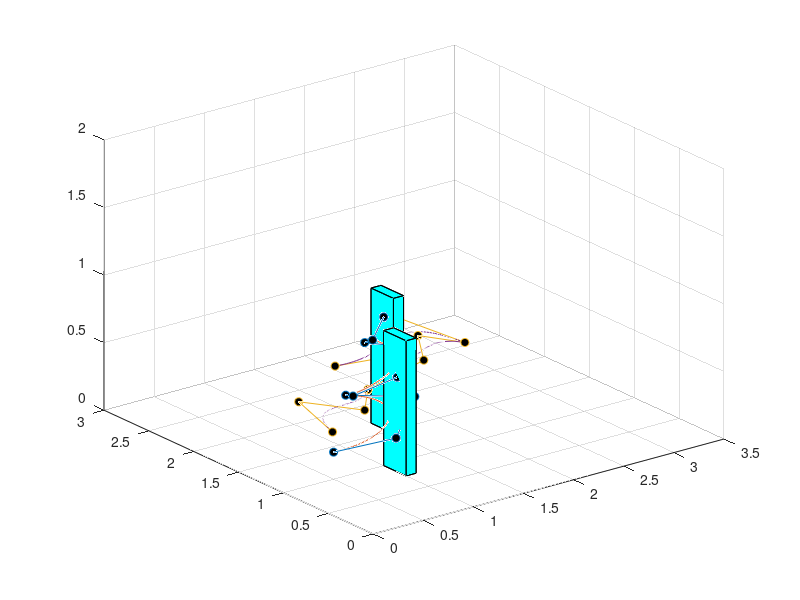

MATLAB code for this plot:
%% environment fără obstacole -> Algoritmul Bézier clasic
tic;

xlim([0 3.5])
ylim([0 3])
zlim([0 2])
t = linspace(0,1,101);

% 7  puncte
% matrix_points = [0.4,1.2,1.5,2,1.7,1.3,0.4; 0.8,0.3,1,0.8,1.5,1.1,0.8; 0.4,0.4,0.4,0.8,0.8,0.8,0.8;];

% 10 puncte
matrix_points = [0.5,0.9,1.4,0.8,0.65,1,1.3,0.9,0.8,1; 1,0.75,1.1,1.2,0.95,0.85,1.05,1.1,0.9,1; 0.2,0.3,0.4,0.5,0.6,0.7,0.8,0.9,1,1.1;];


plot3(matrix_points(1,:),matrix_points(2,:),matrix_points(3,:),'-o','MarkerFaceColor','k');
hold on
grid on;

nr_puncte = 0;
i = 1;
j = 1;
last_value = zeros(3,1);
matrix_aux = zeros(3,4);
var = 1;
lung_traiectorie= 0;
pts_final = 0;

while i<=length(matrix_points)
    matrix_aux = zeros(3,4);
    if var ~= 1
        matrix_aux(:,1) = last_value; 
    end
    while var<=4
        if(i<=length(matrix_points))
            matrix_aux(:,var) = matrix_points(:,i);
            var = var+1;
            i = i+1;
        else
            break;
        end
    end
    last_value = matrix_aux(:,4);
    pts = kron((1-t).^3,matrix_aux(:,1)) + kron(3*(1-t).^2.*t,matrix_aux(:,2)) + kron(3*(1-t).*t.^2,matrix_aux(:,3)) + kron(t.^3,matrix_aux(:,4));
    if(pts_final == 0)
        pts_final = pts;
    else
        pts_final = horzcat(pts_final,pts);
    end
    var = 2;
end
plot3(pts_final(1,:),pts_final(2,:),pts_final(3,:));

size_pts = size(pts_final);
nr_puncte = size_pts(2);
while j < size_pts(2)
    first_point = pts_final(:,j);
    second_point = pts_final(:,j + 1);
    lung_traiectorie = lung_traiectorie + sqrt((second_point(1,1) - first_point(1,1))^2 + (second_point(2,1) - first_point(2,1))^2 + (second_point(3,1) - first_point(3,1))^2);
    j = j + 1;
end


elapsed_time = toc;
disp(['Lungimea traiectoriei: ' , num2str(lung_traiectorie) , ' metri']);
disp(['Durata de execuție: ', num2str(elapsed_time), ' secunde']);
disp(['Numarul de puncte utilizat:' , num2str(nr_puncte)]);

% csvwrite('data_normal_without_obst.csv', pts_final); 
% Salvarea traiectorie într-un fișier de tip csv

%% environment cu obstacole -> Algoritmul Bézier clasic

tic;
xlim([0 3.5])
ylim([0 3])
zlim([0 2])
t = linspace(0,1,101);

% 7 puncte
% matrix_points = [0.3,1.2,1.4,1.8,1.4,1.3,0.8; 0.8,0.6,0.2,0.8,1,1.4,1.3; 0.4,0.4,0.4,0.7,0.7,0.7,0.7];

% 10 puncte
matrix_points = [0.4,0.6,0.9,1.2,1.4,1.7,1.9,1.8,2.1,1.5; 0.9,1.5,1.1,1.4,1,1.4,1.1,1.9,2,2.1; 0.4,0.4,0.4,0.4,0.7,0.7,0.7,0.7,0.3,0.3];

plot3(matrix_points(1,:),matrix_points(2,:),matrix_points(3,:),'-o','MarkerFaceColor','k');
hold on
grid on;

% Obstacol 1
length_obs = 1.1;
width_obs = 0.75;
height_obs = 1;

vertices = [
    1 1 0; 
    length_obs 1 0; 
    length_obs width_obs 0; 
    1 width_obs 0; 
    1 1 height_obs; 
    length_obs 1 height_obs; 
    length_obs width_obs height_obs; 
    1 width_obs height_obs
];


faces = [
    1 2 6 5; 
    2 3 7 6; 
    3 4 8 7; 
    4 1 5 8; 
    1 2 3 4; 
    5 6 7 8  
];

patch('Vertices', vertices, 'Faces', faces, 'FaceColor', 'cyan', 'EdgeColor', 'black');
hold on

% Obstacol 2
length_obs = 1.6;
width_obs = 1.45;
height_obs = 1;

vertices = [
    1.5 1.7 0; 
    length_obs 1.7 0; 
    length_obs width_obs 0; 
    1.5 width_obs 0; 
    1.5 1.7 height_obs; 
    length_obs 1.7 height_obs; 
    length_obs width_obs height_obs; 
    1.5 width_obs height_obs
];


faces = [
    1 2 6 5; 
    2 3 7 6; 
    3 4 8 7; 
    4 1 5 8; 
    1 2 3 4; 
    5 6 7 8  
];

patch('Vertices', vertices, 'Faces', faces, 'FaceColor', 'cyan', 'EdgeColor', 'black');
hold on


nr_puncte = 0;
i = 1;
j = 1;
last_value = zeros(3,1);
matrix_aux = zeros(3,4);
var = 1;
lung_traiectorie= 0;
pts_final = 0;

while i<=length(matrix_points)
    matrix_aux = zeros(3,4);
    if var ~= 1
        matrix_aux(:,1) = last_value; 
    end
    while var<=4
        if(i<=length(matrix_points))
            matrix_aux(:,var) = matrix_points(:,i);
            var = var+1;
            i = i+1;
        else
            break;
        end
    end
    last_value = matrix_aux(:,4);
    pts = kron((1-t).^3,matrix_aux(:,1)) + kron(3*(1-t).^2.*t,matrix_aux(:,2)) + kron(3*(1-t).*t.^2,matrix_aux(:,3)) + kron(t.^3,matrix_aux(:,4));
    if(pts_final == 0)
        pts_final = pts;
    else
        pts_final = horzcat(pts_final,pts);
    end
    var = 2;
end

plot3(pts_final(1,:),pts_final(2,:),pts_final(3,:));

size_pts = size(pts_final);
nr_puncte = size_pts(2);
while j < size_pts(2)
    first_point = pts_final(:,j);
    second_point = pts_final(:,j + 1);
    lung_traiectorie = lung_traiectorie + sqrt((second_point(1,1) - first_point(1,1))^2 + (second_point(2,1) - first_point(2,1))^2 + (second_point(3,1) - first_point(3,1))^2);
    j = j + 1;
end


elapsed_time = toc;
disp(['Lungimea traiectoriei: ' , num2str(lung_traiectorie) , ' metri']);
disp(['Durata de execuție: ', num2str(elapsed_time), ' secunde']);
disp(['Numarul de puncte utilizat:' , num2str(nr_puncte)]);


% csvwrite('data_normal_obst.csv', pts_final);
% Salvarea traiectorie într-un fișier de tip csv